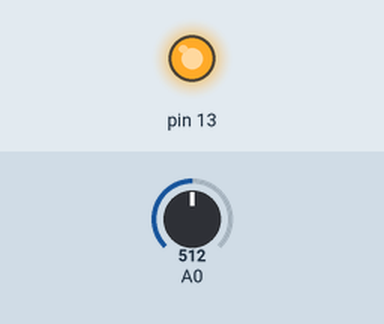
Simulated run of this sketch. Board: Arduino Uno, built with avr-gcc and run on an emulated ATmega328P. Parts: output pins drawn as LEDs (lit = HIGH). The inputs (shaded band) are chosen by the test bench; at power-on: A0 = 512. What the sketch prints to the serial monitor is not drawn.

Above: at 1.2 s.
1.3 s: A0 set to 732
4.3 s: A0 set to 762
At 5.2 s:
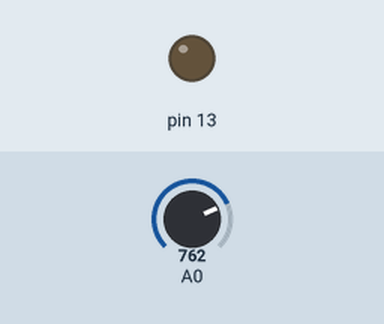
5.8 s: A0 set to 740
At 6.5 s:
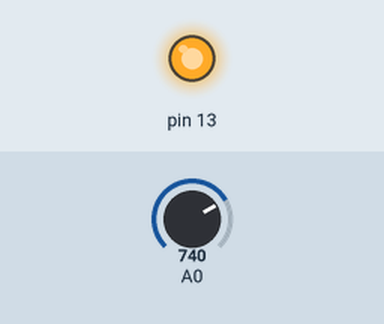
7.3 s: A0 set to 760
At 7.9 s:
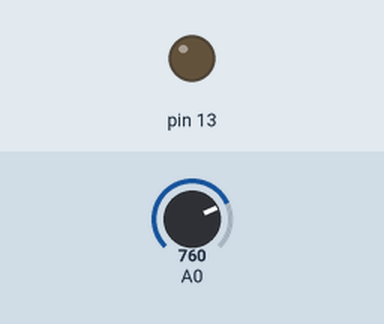
Timing chart, 0 to 9.8 s (numbered marks = the images above; inputs shaded):
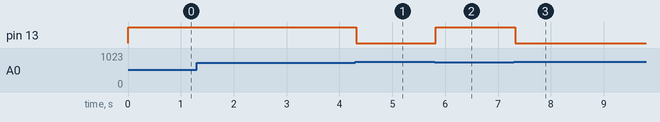

The sketch:

sketch-circuit-night-light.ino
```cpp
// night-light
int photoresistor = 0;
int threshold = 750;

void setup() {
  Serial.begin(9600);
  pinMode(13, OUTPUT);
}

int count = 0;
void loop() {
  photoresistor = analogRead(A0);
  if (count++ % 20 == 0) {
    Serial.println(photoresistor);
  } else {
    Serial.print(String(photoresistor) + " - ");
  }
  if (photoresistor < threshold) {
    digitalWrite(13, HIGH);
  } else {
    digitalWrite(13, LOW);
  }
  delay(100);
}
```

Measured:
- the behaviour switches between 749 and 750 on A0 (found by bisection; images 0 and 1)
- after the input at 1.3 s, every drawn part: stays the same
- after the input at 4.3 s, pin 13: HIGH → LOW at once
- after the input at 5.8 s, pin 13: LOW → HIGH at once
- after the input at 7.3 s, pin 13: HIGH → LOW at once
